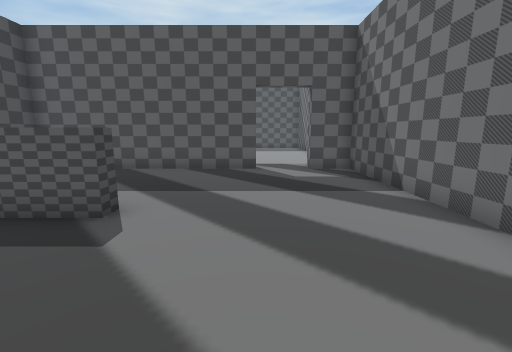
view 1 (above)

23 first-person views from a walk through a Unity game level. The camera is 1.4 m above the floor, tilts 10° down and sees 90° across. Doors are open. The floor is counted in squares, 1 m on a side. Each view is taken from the middle of a square. On the plan, view 1 faces up. The plan holds only what a view shows up to about 13 squares ahead; the rest is blank. The place goes on beyond the plan. The player is left out. Some surface patterns are stand-ins.

view 2
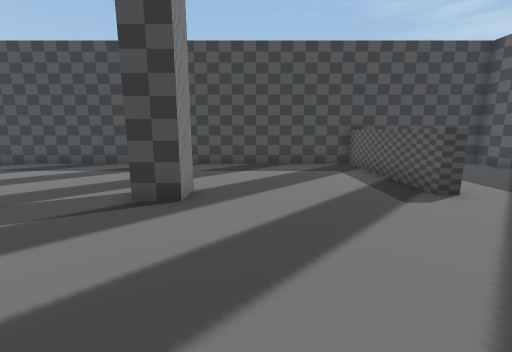

view 3
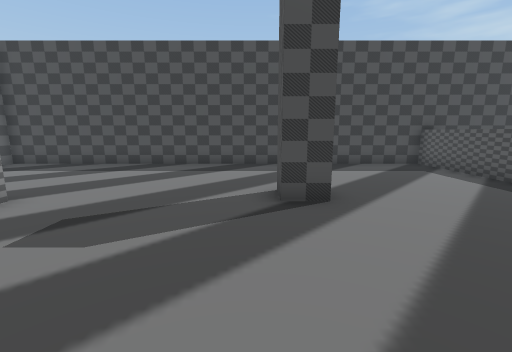

view 4
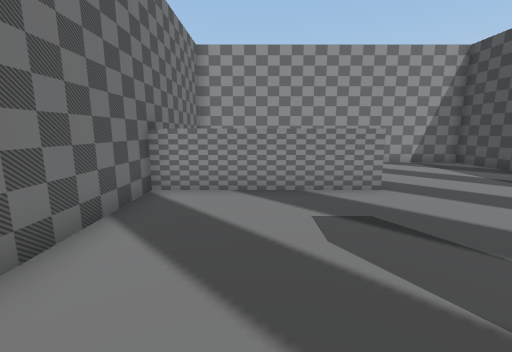

view 5
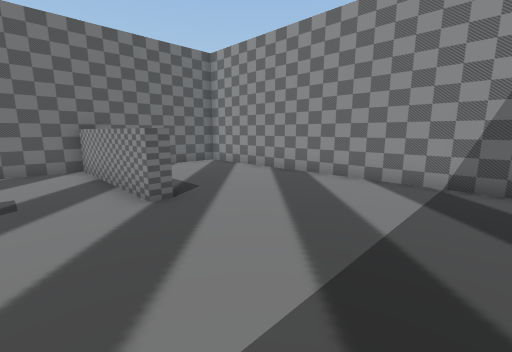

view 6
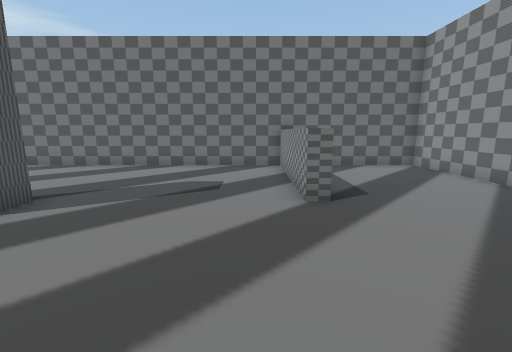

view 7
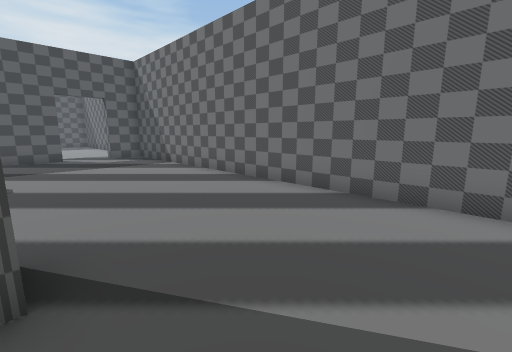

view 8
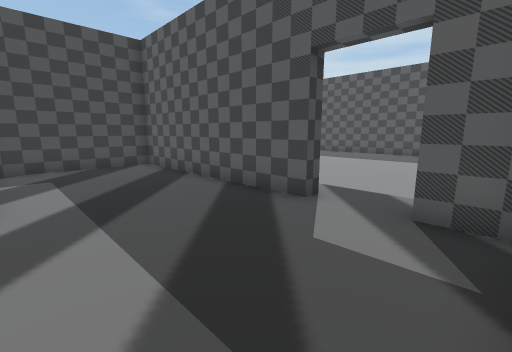

view 9
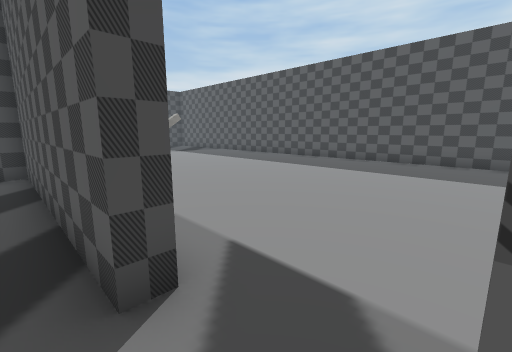

view 10
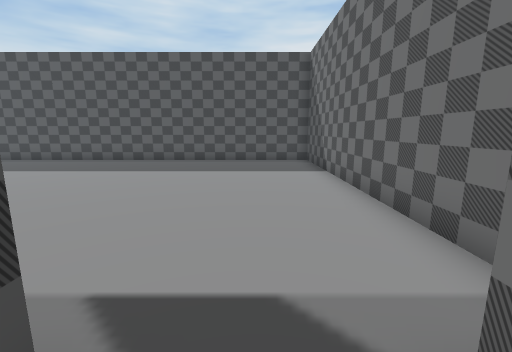

view 11
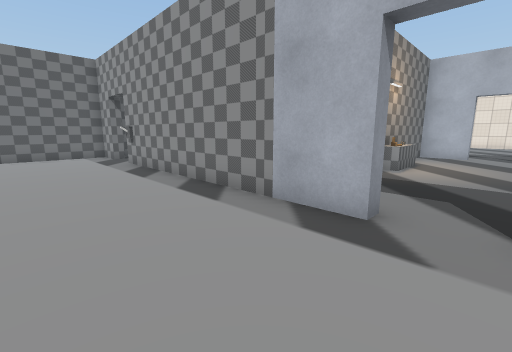

view 12
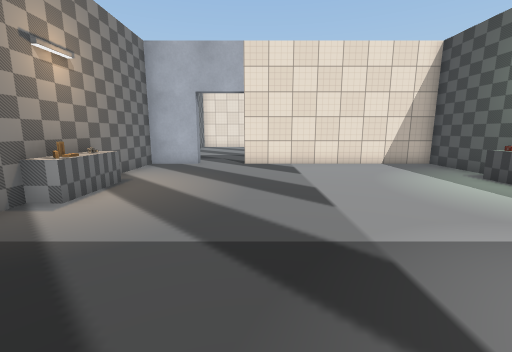

view 13
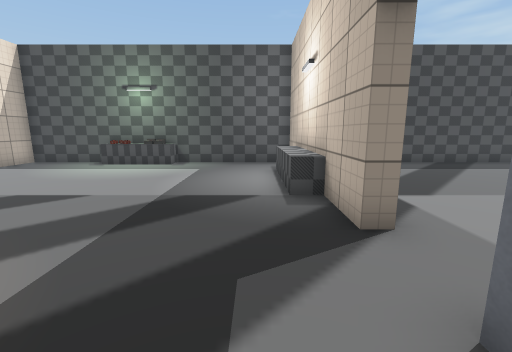

view 14
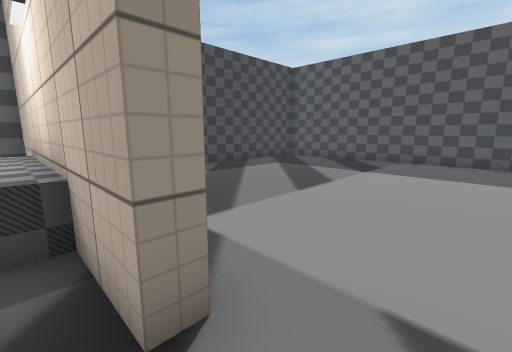

view 15
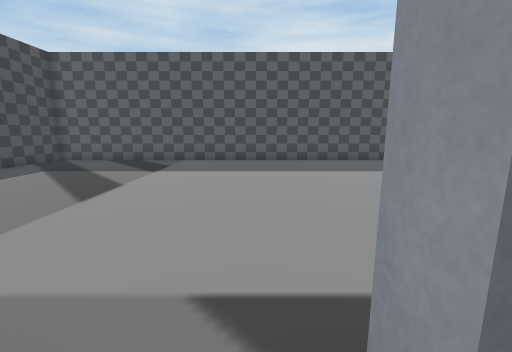

view 16
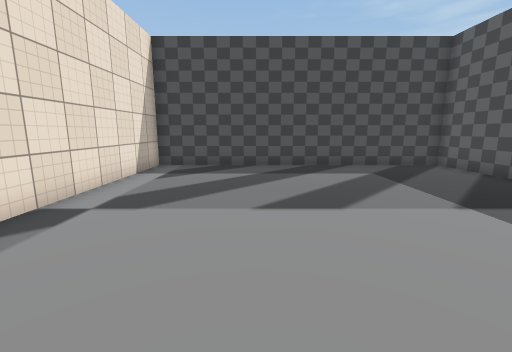

view 17
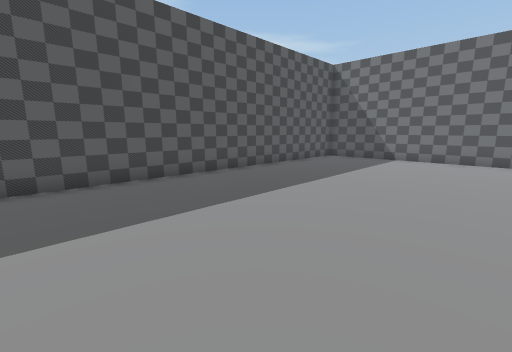

view 18
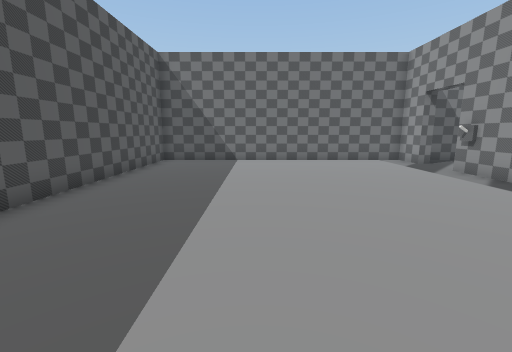

view 19
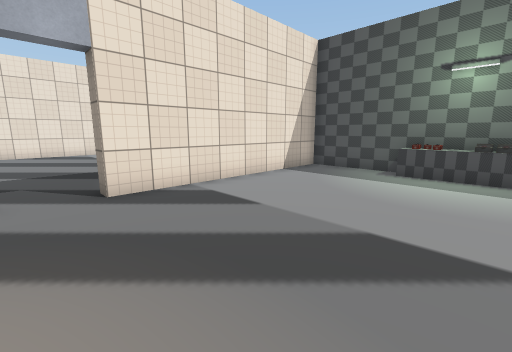

view 20
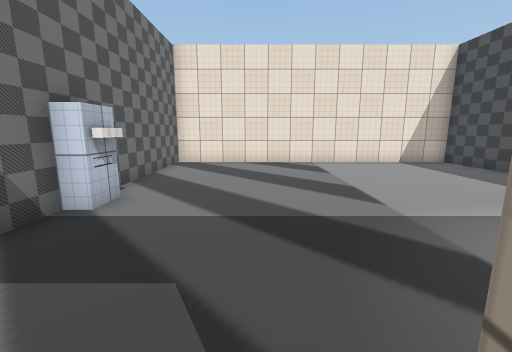

view 21
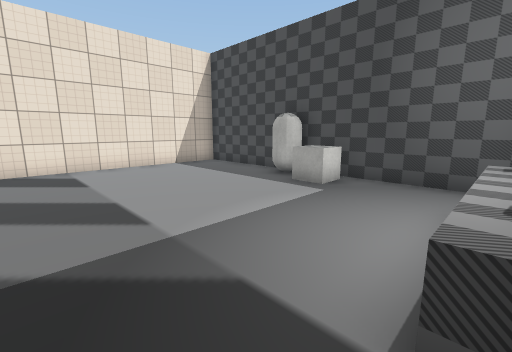

view 22
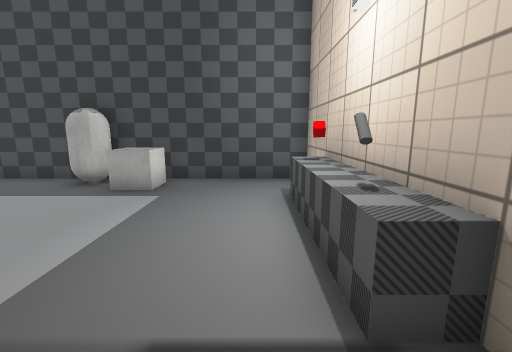

view 23
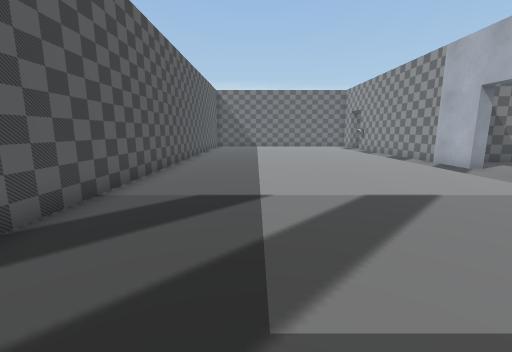

### Floor plan
Points are (right, up) in squares from view 1. A wall is a line through its corners. A room is listed if a view was taken in it or the views show most of it. See-through windows are left out.
Room 1 (views 1, 2, 3, 4, 5, 6, 7, 8, 9, 10)
walls: (-2, -8.6) (-2, -8) (3.5, -8); (-2.5, 4.6) (-2.5, 4) (-8, 4); (0, 9.5) (-8, 9.5) (-8, -13.5) (3.5, -13.5) (3.5, 9.5) (2, 9.5); (-1.5, 10) (0, 10)
ways out: open door at (1, 10) to room 2
objects: other object (-1, 10)
Room 2 (views 11, 16, 17, 18, 23)
walls: (-10.5, 10) (-1.5, 10); (2, 10) (3.5, 10) (3.5, 21.5) (-20.5, 21.5) (-20.5, 10) (-13.7, 10)
ways out: open door at (1, 10) to room 1; open door at (-11.5, 10) to room 3
Room 3 (views 12, 13, 14, 15, 19)
walls: (-12.5, 9.5) (-20.5, 9.5) (-20.5, -2) (-12.5, -2); (-8.5, 6.5) (-8.5, 7.8); (-10.5, -2) (-8.5, -2) (-8.5, 4.6)
low walls: (-14.5, 9.6) (-14.5, 8.8) (-16.1, 8.8)
ways out: open door at (-11.5, 10) to room 2; opening at (-12, -2) to room 4; open door at (-10.5, -1.5) to room 4
objects: other object (-20, 2) to (-20, 4); other object (-9, 2) to (-9, 4)
Room 4 (views 20, 21, 22)
walls: (-14.2, -2.5) (-20.5, -2.5) (-20.5, -13.5) (-8.5, -13.5) (-8.5, -8.4); (-8.5, -6.5) (-8.5, -5.4); (-12.5, -2) (-12.5, -2.5); (-10.5, -2.5) (-10.5, -2)
low walls: (-16.4, -3.2) (-17.4, -3.2); (-14.5, -2.4) (-14.5, -3.2) (-15.5, -3.2)
ways out: opening at (-12, -2) to room 3; open door at (-10.5, -1.5) to room 3
objects: other object (-20, -9) to (-20, -8); other object (-20, -7) to (-19, -7); other object (-18, -3); other object (-16, -3); other object (-9, -7)

Where each view was taken, in squares from view 1:
view 1: 0 up, 0 right, facing up
view 2: 0 up, 3 right, facing left
view 3: 3 down, 3 right, facing left
view 4: 2 down, 1 right, facing down
view 5: 6 down, 7 left, facing down-right
view 6: 7 down, 7 left, facing right
view 7: 5 down, 2 left, facing up-right
view 8: 5 up, 3 right, facing up-left
view 9: 9 up, 2 right, facing up-left
view 10: 9 up, 1 right, facing up
view 11: 14 up, 12 left, facing down-right
view 12: 9 up, 13 left, facing down
view 13: 8 up, 9 left, facing left
view 14: 9 up, 11 left, facing up-left
view 15: 9 up, 11 left, facing up
view 16: 14 up, 10 left, facing left
view 17: 14 up, 10 left, facing up-right
view 18: 17 up, 9 left, facing right
view 19: 4 up, 11 left, facing down-left
view 20: 2 down, 12 left, facing down
view 21: 3 down, 13 left, facing down-left
view 22: 4 down, 13 left, facing left
view 23: 18 up, 20 left, facing right
